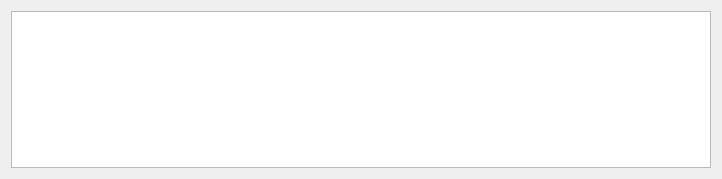
<?xml version="1.0" encoding="UTF-8"?>
<ui version="4.0">
 <class>WidgetOptTableClass</class>
 <widget class="QWidget" name="WidgetOptTableClass">
  <property name="geometry">
   <rect>
    <x>0</x>
    <y>0</y>
    <width>722</width>
    <height>179</height>
   </rect>
  </property>
  <property name="windowTitle">
   <string>Form</string>
  </property>
  <layout class="QGridLayout" name="gridLayout">
   <item row="0" column="0">
    <widget class="QTableWidget" name="tableOpt"/>
   </item>
  </layout>
 </widget>
 <resources/>
 <connections/>
</ui>
